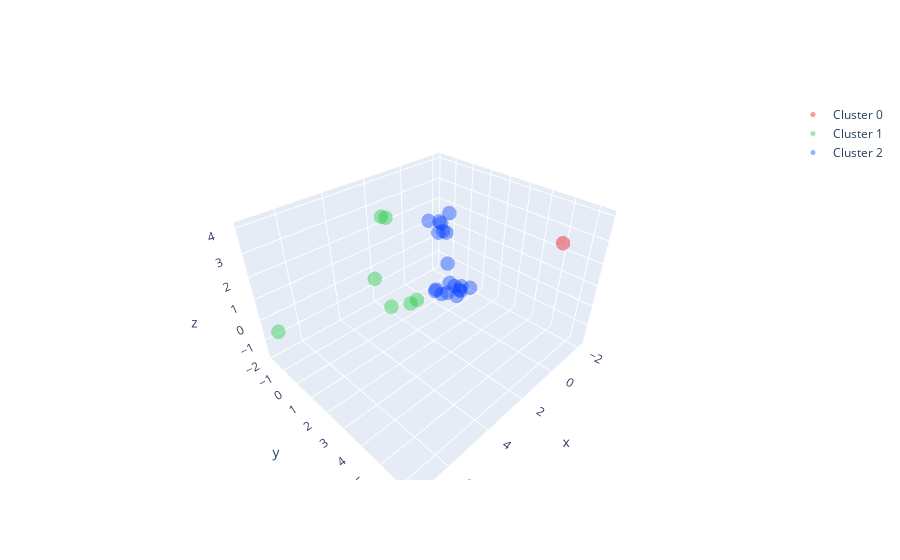

Write notebook code for a chart like this one.
### Markdown cell above
Add data points for each cluster separately and specify the color

### Code cell
fig.add_trace(go.Scatter3d(x=cluster_0['PC1'], y=cluster_0['PC2'], z=cluster_0['PC3'],
                           mode='markers', marker=dict(color=colors[0], size=5, opacity=0.4), name='Cluster 0'))
fig.add_trace(go.Scatter3d(x=cluster_1['PC1'], y=cluster_1['PC2'], z=cluster_1['PC3'],
                           mode='markers', marker=dict(color=colors[1], size=5, opacity=0.4), name='Cluster 1'))
fig.add_trace(go.Scatter3d(x=cluster_2['PC1'], y=cluster_2['PC2'], z=cluster_2['PC3'],
                           mode='markers', marker=dict(color=colors[2], size=5, opacity=0.4), name='Cluster 2'))

### Figure 1 — Plotly figure (JSON) as saved in the notebook; plotly's stock layout.template omitted (floating-point values rounded to 4 significant figures)
{"data": [{"marker": {"color": "#e8000b", "opacity": 0.4, "size": 5}, "mode": "markers", "name": "Cluster 0", "x": [0.6131], "y": [6.346], "z": [4.025], "type": "scatter3d"}, {"marker": {"color": "#1ac938", "opacity": 0.4, "size": 5}, "mode": "markers", "name": "Cluster 1", "x": [2.584, 1.782, 1.445, 2.412, 7.222, 1.525, 2.112], "y": [-1.083, 0.3092, -1.798, -0.2683, -1.321, -1.395, 1.082], "z": [0.06904, -0.9597, 2.415, -1.119, -0.3069, 2.536, -0.1818], "type": "scatter3d"}, {"marker": {"color": "#023eff", "opacity": 0.4, "size": 5}, "mode": "markers", "name": "Cluster 2", "x": [-0.6094, -1.851, -1.714, -2.13, -2.065, -0.4779, -1.72, -0.8511, 0.181, -1.884, 0.4473, -0.9754, -0.9387, -0.991, -0.2768, -1.006, -1.617, -1.266, 0.0488], "y": [0.4415, -1.347, -1.336, -1.24, -1.022, 1.245, -1.399, 0.5345, 0.3335, -1.239, 0.521, -0.05116, 0.6323, -1.341, 0.6226, 0.8272, 0.8731, 0.518, 0.5546], "z": [-0.9495, 1.075, 1.233, 0.5017, 1.65, -0.949, 0.5965, -1.21, -0.9854, 0.6773, -0.8407, -0.2587, -1.776, 1.516, -1.26, -1.149, -1.517, -1.63, -1.201], "type": "scatter3d"}], "layout": {}}
